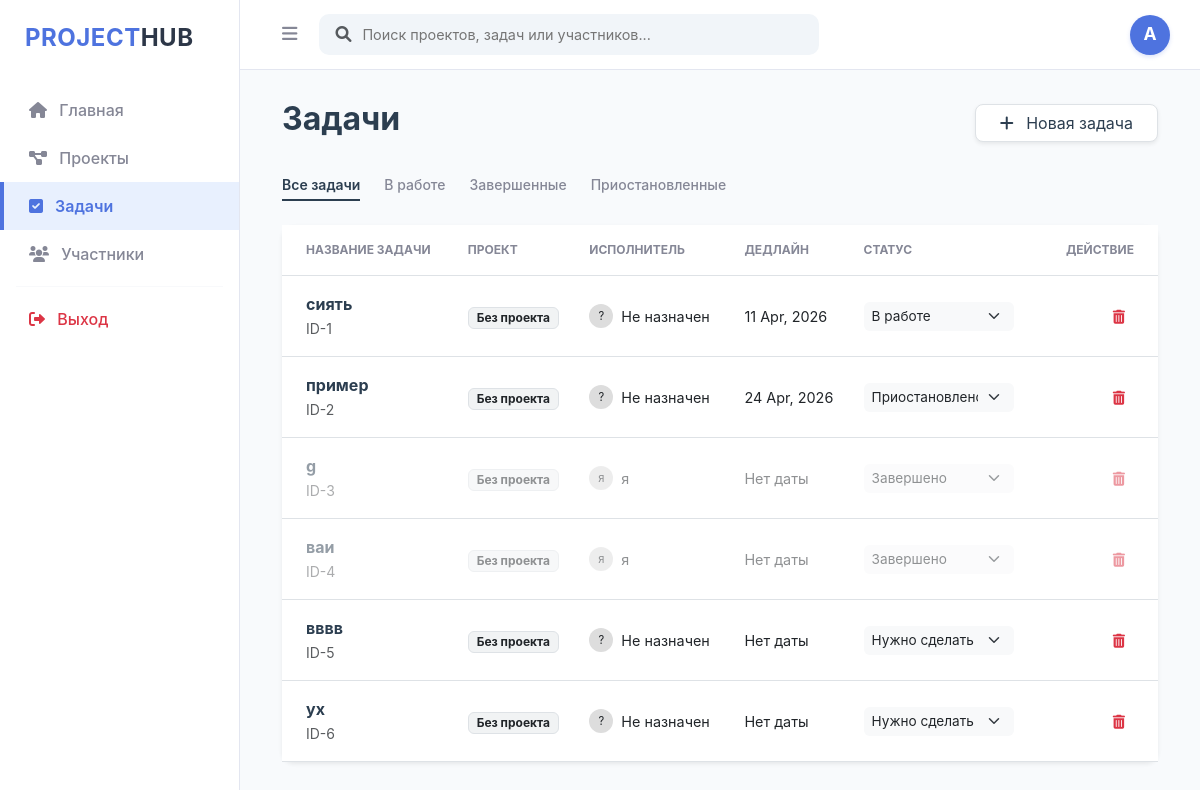
/tasks, run on an earlier commit of the app's database.
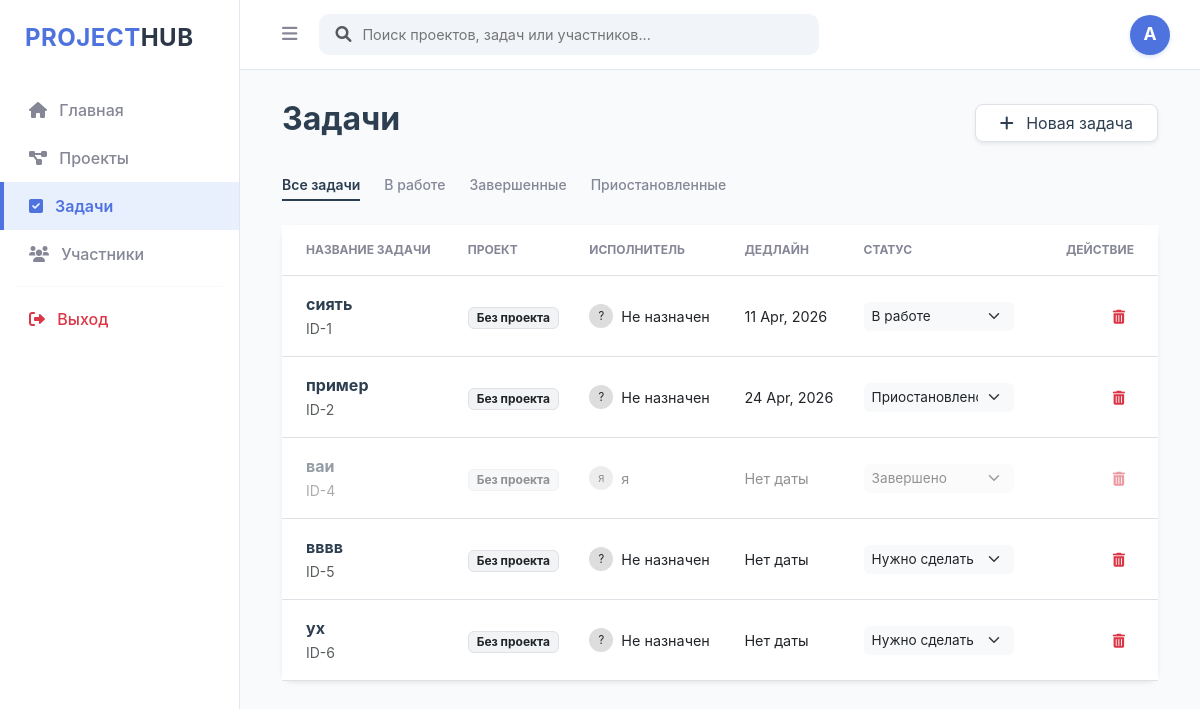
And on a later commit of the database.
### app/models/task.py (models this page shows)
class Task(Base):
    __tablename__ = "tasks"
    id = Column(Integer, primary_key=True, index=True)
    title = Column(String)
    status = Column(String, default="To Do")
    owner_id = Column(Integer, ForeignKey("users.id"))
    owner = relationship("User", back_populates="tasks")
    deadline = Column(Date, nullable=True)
    project_id = Column(Integer, ForeignKey("projects.id"))

### app/models/user.py (models this page shows)
class User(Base):
    __tablename__ = "users"
    id = Column(Integer, primary_key=True, index=True)
    username = Column(String, unique=True, index=True)
    email = Column(String, unique=True, index=True)
    hashed_password = Column(String)
    role = Column(String, default=UserRole.DEVELOPER.value)
    tasks = relationship("Task", back_populates="owner")
    projects = relationship("Project", back_populates="owner")

### app/main.py (the view)
@app.get("/tasks", response_class=HTMLResponse)
async def tasks_page(request: Request, status: str = None, db: Session = Depends(get_db)):
    users = db.query(User).all()
    tasks = db.query(Task).all()
    users = db.query(User).all()  # <--- БЕЗ ЭТОЙ СТРОКИ СПИСОК БУДЕТ ПУСТЫМ
    projects = db.query(Project).all()
    try:
        query = db.query(Task)
        if status:
            query = query.filter(Task.status == status)
        tasks = query.all()
        projects = db.query(Project).all()
        return templates.TemplateResponse("tasks.html", {
            "request": request,
            "tasks": tasks,
            "users": users,
            "projects": projects,
            "current_status": status # Передаем текущий фильтр в шаблон
        })
    except Exception as e:
        return HTMLResponse(content=f"Ошибка: {e}", status_code=500)

### templates/tasks.html (shortened to what this page needs)
{% extends "base.html" %}
{% block content %}
<div class="container-fluid">
    <div class="d-flex justify-content-between align-items-center mb-4">
        <h2 class="fw-bold" style="color: var(--neutral-dark);">Задачи</h2>
        <button class="btn border shadow-sm px-4"
        data-bs-toggle="modal"
        data-bs-target="#createTaskModal"
        style="background: #ffffff; color: var(--neutral-dark); border-radius: 8px;">
    <i class="fas fa-plus me-2"></i> Новая задача
</button>
    </div>
    <div class="d-flex gap-2 mb-4">
    <a href="/tasks" class="btn btn-sm pb-1 px-0 me-3 shadow-none {% if not current_status %}active-filter{% endif %}"
       style="border: none; font-weight: {% if not current_status %}600{% else %}500{% endif %}; color: {% if not current_status %}var(--neutral-dark){% else %}var(--neutral-gray){% endif %}; {% if not current_status %}border-bottom: 2px solid var(--neutral-dark) !important; border-radius: 0;{% endif %}">
       Все задачи
    </a>
    <a href="/tasks?status=In Progress" class="btn btn-sm pb-1 px-0 me-3 shadow-none"
       style="border: none; font-weight: {% if current_status == 'In Progress' %}600{% else %}500{% endif %}; color: {% if current_status == 'In Progress' %}var(--neutral-dark){% else %}var(--neutral-gray){% endif %}; ">
       В работе
    </a>
    <a href="/tasks?status=Done" class="btn btn-sm pb-1 px-0 me-3 shadow-none"
       style="border: none; font-weight: {% if current_status == 'Done' %}600{% else %}500{% endif %}; color: {% if current_status == 'Done' %}var(--neutral-dark){% else %}var(--neutral-gray){% endif %}; ">
       Завершенные
    </a>
    <a href="/tasks?status=On Hold" class="btn btn-sm pb-1 px-0 shadow-none"
       style="border: none; font-weight: {% if current_status == 'On Hold' %}600{% else %}500{% endif %}; color: {% if current_status == 'On Hold' %}var(--neutral-dark){% else %}var(--neutral-gray){% endif %}; ">
       Приостановленные
    </a>
</div>
    <div class="card border-0 shadow-sm" style="border-radius: 12px;">
        <div class="table-responsive">
            <table class="table align-middle mb-0" style="background: #ffffff;">
                <thead style="background: #f8f9fa;">
                    <tr>
                        <th class="ps-4 py-3" style="font-size: 0.75rem; text-transform: uppercase; color: var(--neutral-gray);">Название задачи</th>
                        <th class="py-3" style="font-size: 0.75rem; text-transform: uppercase; color: var(--neutral-gray);">Проект</th>
                        <th class="py-3" style="font-size: 0.75rem; text-transform: uppercase; color: var(--neutral-gray);">Исполнитель</th>
                        <th class="py-3" style="font-size: 0.75rem; text-transform: uppercase; color: var(--neutral-gray);">Дедлайн</th>
                        <th class="py-3" style="font-size: 0.75rem; text-transform: uppercase; color: var(--neutral-gray);">Статус</th>
                        <th class="pe-4 py-3 text-end" style="font-size: 0.75rem; text-transform: uppercase; color: var(--neutral-gray);">Действие</th>
                    </tr>
                </thead>
                <tbody>
    {% for task in tasks %}
    <tr class="border-bottom {% if task.status == 'Done' %}opacity-50{% endif %}" style="transition: all 0.3s ease;">
        <td class="ps-4 py-3">
            <div class="fw-bold" style="color: var(--neutral-dark);">
                {{ task.title }}
            </div>
            <small class="text-muted">ID-{{ task.id }}</small>
        </td>
        <td>
            <span class="badge border text-dark font-weight-normal" style="background: #f1f3f4; border-radius: 6px;">
                {{ task.project.title if task.project else 'Без проекта' }}
            </span>
        </td>
        <td>
            <div class="d-flex align-items-center">
                <div class="rounded-circle me-2" style="width: 24px; height: 24px; background: #ddd; display: flex; align-items: center; justify-content: center; font-size: 0.7rem;">
                    {{ task.owner.username[0] if task.owner else '?' }}
                </div>
                <span style="font-size: 0.9rem;">{{ task.owner.username if task.owner else 'Не назначен' }}</span>
            </div>
        </td>
        <td style="font-size: 0.9rem;">
            {{ task.deadline.strftime('%d %b, %Y') if task.deadline else 'Нет даты' }}
        </td>
        <td>
            <form action="/tasks/update-status/{{ task.id }}" method="post" style="margin: 0;">
                <select name="status" onchange="this.form.submit()" class="form-select form-select-sm border-0 bg-light shadow-none" style="width: 150px; font-size: 0.85rem; cursor: pointer; border-radius: 6px;">
                    <option value="To Do" {% if task.status == 'To Do' %}selected{% endif %}>Нужно сделать</option>
                    <option value="In Progress" {% if task.status == 'In Progress' %}selected{% endif %}>В работе</option>
                    <option value="Done" {% if task.status == 'Done' %}selected{% endif %}>Завершено</option>
                    <option value="On Hold" {% if task.status == 'On Hold' %}selected{% endif %}>Приостановлено</option>
                </select>
            </form>
        </td>
        <td class="pe-4 text-end">
    <form action="/tasks/delete/{{ task.id }}" method="post" style="display: inline;" onsubmit="return confirm('Удалить эту задачу?')">
        <button type="submit" class="btn btn-sm text-danger shadow-none" title="Удалить">
            <i class="fas fa-trash-alt"></i>
        </button>
    </form>
</td>
    </tr>
    {% else %}
    <tr>
        <td colspan="6" class="text-center py-5 text-muted">Задач пока нет. Создайте первую!</td>
    </tr>
    {% endfor %}
</tbody>
            </table>
        </div>
    </div>
</div>
{% endblock %}

### templates/base.html (shortened to what this page needs)
<!DOCTYPE html>
<html lang="ru">
<head>
    <link href="https://cdn.jsdelivr.net/npm/bootstrap@5.3.0/dist/css/bootstrap.min.css" rel="stylesheet">
    <link rel="stylesheet" href="https://cdnjs.cloudflare.com/ajax/libs/font-awesome/6.0.0/css/all.min.css">
</head>
<body>
    <div class="sidebar" id="sidebar">
        <div class="sidebar-brand">PROJECT<span>HUB</span></div>
        <nav class="nav flex-column">
            <a class="nav-link {% if request.url.path == '/' %}active{% endif %}" href="/">
                <i class="fas fa-home me-2"></i> Главная
            </a>
            <a class="nav-link {% if request.url.path == '/projects' %}active{% endif %}" href="/projects">
                <i class="fas fa-project-diagram me-2"></i> Проекты
            </a>
            <a class="nav-link {% if request.url.path.startswith('/tasks') %}active{% endif %}" href="/tasks">
                <i class="fas fa-check-square me-2"></i> Задачи
            </a>
            <a class="nav-link {% if request.url.path == '/users' %}active{% endif %}" href="/users">
                <i class="fas fa-users me-2"></i> Участники
            </a>
            <hr class="mx-3 my-2" style="color: #e3e6f0;">
            <a class="nav-link text-danger" href="/logout">
                <i class="fas fa-sign-out-alt me-2"></i> Выход
            </a>
        </nav>
    </div>
    <div class="topbar" id="topbar">
        <button id="toggleBtn">
            <i class="fas fa-bars"></i>
        </button>
        <div class="search-container" id="searchContainer">
            <form action="/search" method="get" class="w-100 position-relative">
                <i class="fas fa-search position-absolute top-50 start-0 translate-middle-y ms-3 text-muted" style="z-index: 5;"></i>
                <input type="text" id="searchInput" name="q" class="custom-search-input shadow-none"
                       placeholder="Поиск проектов, задач или участников..."
                       value="{{ query if query else '' }}">
            </form>
        </div>
        <div class="ms-auto dropdown profile-dropdown">
            <a href="#" class="d-flex align-items-center text-decoration-none dropdown-toggle" id="profileMenu" data-bs-toggle="dropdown" aria-expanded="false">
                <div class="profile-avatar">
                    {% if user %}{{ user.username[0] | upper }}{% else %}A{% endif %}
                </div>
            </a>
        </div>
    </div>
    <div class="main-content" id="mainContent">
        {% block content %}{% endblock %}
    </div>
</body>
</html>

### templates/base.html (style rules this page uses)
:root { --sidebar-width: 240px; --topbar-height: 70px; --primary-blue: #4e73df; --light-blue: #e8f0fe; --neutral-dark: #2c3e50; --neutral-gray: #858796; }
body { background-color: #f8fafc; font-family: 'Inter', sans-serif; margin: 0; overflow-x: hidden; }
.sidebar { width: var(--sidebar-width); height: 100vh; position: fixed; left: 0; top: 0; background: #ffffff; border-right: 1px solid #e3e6f0; padding-top: 20px; z-index: 1050; transition: transform 0.3s ease; }
.sidebar-brand { padding: 0 25px 30px; font-size: 1.5rem; font-weight: 700; color: var(--primary-blue); letter-spacing: 0.5px; }
.sidebar-brand span { color: #2d3748; }
.nav-link { padding: 12px 25px; color: var(--neutral-gray); font-weight: 500; transition: all 0.2s; text-decoration: none; display: block; border-left: 4px solid transparent; }
.nav-link i { transition: color 0.2s; }
.nav-link.active { color: var(--primary-blue); background: var(--light-blue); font-weight: 600; border-left-color: var(--primary-blue); }
.nav-link.active i { color: var(--primary-blue); }
.topbar { height: var(--topbar-height); margin-left: var(--sidebar-width); background: #ffffff; border-bottom: 1px solid #e3e6f0; display: flex; align-items: center; padding: 0 30px; position: sticky; top: 0; z-index: 1000; transition: margin-left 0.3s ease; }
#toggleBtn { color: var(--neutral-gray); border: none; background: transparent; font-size: 1.1rem; padding: 8px 12px; border-radius: 8px; transition: all 0.2s; }
.search-container { flex-grow: 1; max-width: 500px; margin-left: 10px; position: relative; }
.custom-search-input { width: 100%; padding: 9px 15px 9px 42px; background: #f1f5f9; border: 1px solid transparent; border-radius: 10px; font-size: 0.9rem; outline: none; transition: all 0.2s; }
.profile-dropdown .dropdown-toggle::after { display: none; }
.profile-avatar { width: 40px; height: 40px; background-color: var(--primary-blue); border-radius: 50%; color: white; display: flex; align-items: center; justify-content: center; font-weight: bold; font-size: 1.1rem; box-shadow: 0 2px 4px rgba(78, 115, 223, 0.2); }
.main-content { margin-left: var(--sidebar-width); padding: 30px; min-height: calc(100vh - var(--topbar-height)); transition: margin-left 0.3s ease; }

What changed in the data, as far as the page shows it:
removed Task: title "g", id "3", project "Без проекта", owner "я", deadline "Нет даты", status "Завершено"
